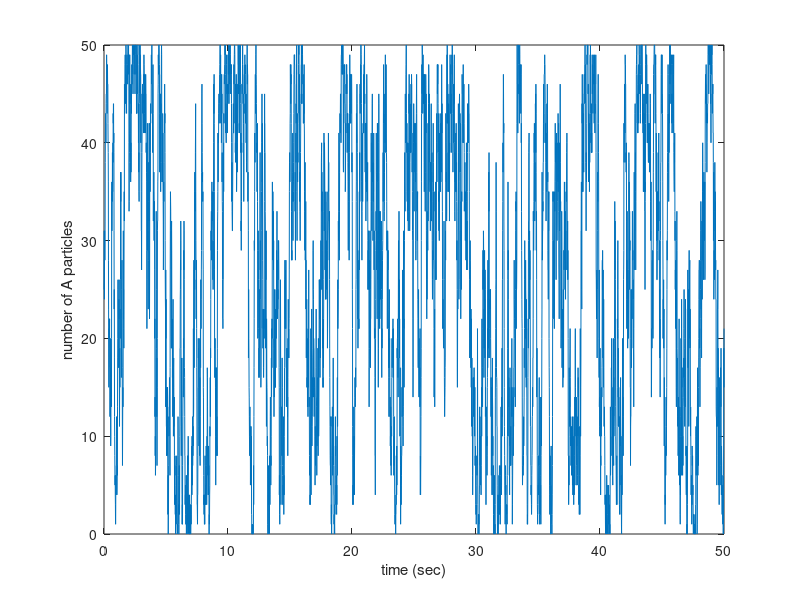

The MATLAB script that drew this image:
%This code is desgined to plot a sample time course of the number of A
%molecules for question 10, coursework 2017.
%Candidate number: 19819

clear all
close all

%Define the rate constant of degradation
k1=2.5; %(sec^{-1})
k2onu=2; %(sec^{-1})
k3onu2=0.003; %(sec^{-1}) %(sec^{-1})

% Define the number of repeats we will do
M=1;

% Define the final time we will simulate to
T_final=50;

%Define the recording time interval
rec_step=0.01;

%Define a vector of the time_points
time_vec=[0:rec_step:T_final];

%Calculate the number of recording steps required
num_rec_steps=T_final/rec_step;

%Define the vector which will reocrd the number of particlesat each time
%point
rec_vector_A=zeros(num_rec_steps+1,M);
rec_vector_B=zeros(num_rec_steps+1,M);


%Define the initial number of particles
A_init=25;
B_init=25;


%Define the initial number of molecules forthe recording vector
rec_vector_A(1,:)=A_init*ones(1,M);
rec_vector_B(1,:)=B_init*ones(1,M);

%Define a vector which will hold the propensity functions
a=zeros(6,1);

%Run through a for loop for each of the repeats
for i=1:M
    
    %Define the initial time to be zero
    t=0;
    
    %Initialise the times to help recording
    t_after=0;
    
    %   initialise the number of particles for this repeat
    A=A_init;
    B=B_init;
    
    %Run through a for loop for each of the time-steps
    %Enter the while loop
    while t<T_final
        
        %Define the propensity functions
        a(1)=B*k1;
        a(2)=A*B*k2onu;
        a(3)=A*(A-1)*B*k3onu2;
        a(4)=A*k1;
        a(5)= A*B*k2onu;
        a(6) = B*(B-1)*A*k3onu2;
        
        %Calculate the cumulative sum of a
        cumsuma=cumsum(a);
        
        %Calculate the propensity functions
        a0=cumsuma(end);
        
        %Determine the time for the next reaction
        tau=(1/a0)*log(1/rand);
        
        %Update the time
        t=t+tau;
        
        %Write the current value of A to A_old
        A_old=A;
        B_old=B;
        
        %multiply the random number by the sum of the propensities and
        %store so we can reuse
        ra0=rand*a0;
        
        %if we have not run out of molecules
        if tau<inf;
           %Determine which reaction happened
            if ra0<cumsuma(1)
                %Implement the production reaction
                A=A_old+1;
                B = B_old -1;
            elseif ra0<cumsuma(2)
                %Implement the degradation reaction
                A=A_old+1;
                B=B_old-1;
            elseif ra0<cumsuma(3)
                % Implement a production reaction
                A=A_old+1;
                B=B_old-1;
            elseif ra0<cumsuma(4)
                % Implement a production reaction
                A=A_old-1;
                B = B_old +1;
            elseif ra0<cumsuma(5)
                % Implement a production reaction
                A=A_old-1;
                B = B_old+1;
            else
                % Implement the other production reaction
                A = A_old -1;
                B=B_old+1;
            end
        end
        %Calculate the times for recording
        t_before=t_after;
        t_after=t;
        
        %Calculate the indices of the time step before and the current time
        %step in terms of recording
        ind_before=ceil((t_before+eps)/rec_step);
        ind_after=min(floor(t_after/rec_step),num_rec_steps);
        
        %Find out how many time-steps to write to
        steps_to_write=ind_after-ind_before+1;
        
        if steps_to_write>0 && steps_to_write~=Inf
            rec_vector_A(ind_before+1:ind_after+1,i)=(A_old)*ones(steps_to_write,1);
           rec_vector_B(ind_before+1:ind_after+1,i)=(B_old)*ones(steps_to_write,1);
        end
        
    end
    
end

%Calculate the mean over all 100 realisations
mean_A=mean(rec_vector_A,2);


%Plot the first 10 trajectories for A and B
f1=figure;

if M>=10
%    figure f1
    figure(f1)
    plot(time_vec,rec_vector_A(:,1:10));
else
    
%     figure f1
    figure(f1)
    plot(time_vec,rec_vector_A);
 
end

%     Change to figure f1
figure(f1)
hold on

xlabel('time (sec)')
ylabel('number of A particles')

% 

%   figure f1
% figure(f1)
% exportfig(gcf,...
%     ['dimerisation_ODE_and_trajectories_A.eps'],...
%     'Format','eps2',...
%     'Width','20',...
%     'Color','cmyk',...
%     'Resolution',300,...
%     'FontMode','fixed',...
%     'FontSize',21);
% %             'LineWidth',6);
% %Save as a .fig as well
% saveas(gcf,['dimerisation_ODE_and_trajectories_A.fig'],'fig');


